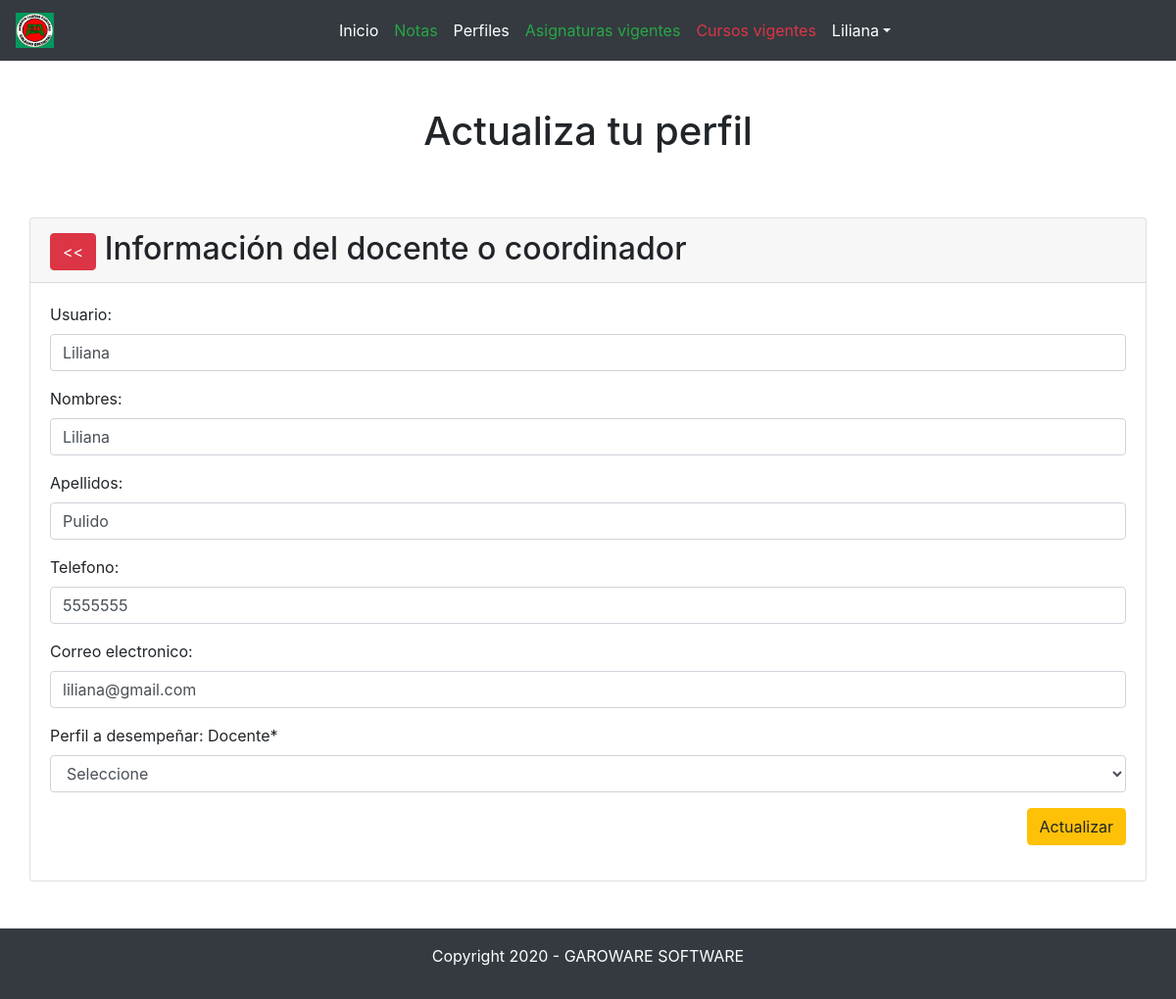
Screenshot of /?controller=teacher&method=edit&id=2 (signed in) with the database file from the repository.
### tables this page shows
CREATE TABLE `docentes` (
  `ID_DOCENTE` int(11) NOT NULL,
  `USUARIO` varchar(20) NOT NULL,
  `CLAVE` varchar(20) NOT NULL,
  `NOMBRES` varchar(100) NOT NULL,
  `APELLIDOS` varchar(100) NOT NULL,
  `TELEFONO` varchar(50) NOT NULL,
  `CORREO` varchar(100) NOT NULL,
  `ESTADO` varchar(20) NOT NULL,
  `ID_PERFIL` int(11) NOT NULL
);

CREATE TABLE `perfil` (
  `ID_PERFIL` int(11) NOT NULL,
  `NOMBRE` varchar(50) NOT NULL
);

### Providers/Conexion.php (called while the page is built, shortened)
<?php
class Conexion extends PDO
{
	public function select($strSql, $arrayData = array(), $fectchMode = PDO::FETCH_OBJ)
	{
    	try {
    		$query = $this->prepare($strSql);
    		foreach ($arrayData as $key => $value)
    			$query->bindParam(":$key" , $value);
    		if (!$query->execute()) {
    			echo "La consulta no se realizo";
    		}else{
    			return $query->fetchAll($fectchMode);
    		}
    	} catch (PDOException $e) {
    		die($e->getMessage());
    	}
	}
}

### Models/Teacher.php (called while the page is built, shortened)
<?php
class Teacher
{
	private $pdo;
	public function __construct()
	{
		try {
			$this->pdo = new Conexion;
		} catch (PDOException $e) {
			die($e->getMessage());
		}
	}
	public function getById($id)
	{
		try {
			$strSql = "SELECT d.*,p.NOMBRE as perfil FROM docentes d
        	INNER JOIN perfil p ON p.ID_PERFIL = d.ID_PERFIL WHERE ID_DOCENTE = :ID_DOCENTE";
			$array = ['ID_DOCENTE' => $id ];
			$query = $this->pdo->select($strSql, $array);
			return $query;
		} catch (PDOException $e) {
			die($e->getMessage());
		}
	}
}

### Views/Teachers/edit.php (the view, shortened to what this page needs)
<main class="container">
	<div class="row">
		<h1 class="col-md-12 d-flex justify-content-center my-5">Actualiza tu perfil</h1>
	</div>
	<section class="row mt-3">
		<div class="card w-100 m-auto">
			<div class="card-header container">
				<h2 class="m-auto">
					<a href="?controller=teacher&method=myProfile" class="btn btn-danger"><<</a>
				    Información del docente o coordinador
			    </h2>
			</div>
			<div class=" card-body w-100">
				<form action="?controller=teacher&method=update" method="POST" class="needs-validation" novalidate>
					<div class="form-group">
						<label>Usuario:</label>
						<input type="text" name="USUARIO" placeholder="Ingrese el usuario(Nombre unico del docente)" class="form-control" value="<?php echo $data[0]->USUARIO?>" required>
					</div>
					<div class="form-group">
						<label>Nombres:</label>
						<input type="text" name="NOMBRES" placeholder="Escribe los nombres del docente" class="form-control" value="<?php echo $data[0]->NOMBRES?>" required>
					</div>
					<div class="form-group">
						<label>Apellidos:</label>
						<input type="text" name="APELLIDOS" placeholder="Escribe los apellidos del docente" class="form-control" value="<?php echo $data[0]->APELLIDOS?>" required>
					</div>
					<div class="form-group">
						<label>Telefono:</label>
						<input type="number" name="TELEFONO" placeholder="Escribe el telefono del docente" class="form-control" value="<?php echo $data[0]->TELEFONO?>" required>
					</div>
					<div class="form-group">
						<label>Correo electronico:</label>
						<input type="email" name="CORREO" placeholder="Escribe el correo del docente" class="form-control" value="<?php echo $data[0]->CORREO?>" required>
					</div>
					<div class="form-group">
						<label>Perfil a desempeñar: <?php echo $data[0]->perfil ?>*</label>
						<select name="ID_PERFIL" class="form-control" required>
							<option value="">Seleccione</option>
						</select>
					</div>
					<div class="form-group text-right">
						<button type="submit" class="btn btn-warning">Actualizar</button>
					</div>
				</form>
			</div>
		</div>
	</section>
</main>

### Views/Layout.php (shortened to what this page needs)
<!DOCTYPE html>
<html lang="es">
<head>
	<link rel="stylesheet" href="Assets/css/bootstrap.min.css">
	<link rel="stylesheet" href="Assets/css/jquery.dataTables.min.css">
</head>
<body>
	<nav class="navbar navbar-expand-lg navbar-dark bg-dark">
	    <a class="navbar-brand" href="index.php">
	    	<img src="Assets/img/escudo.jpg" width="39">
	    </a>
	    <div class="collapse navbar-collapse justify-content-center" id="navbarNav">
		    <ul class="navbar-nav">
		        <li class="nav-item active">
		        	<a class="nav-link text-white" href="index.php">Inicio</a>
		        </li>
		        <li class="nav-item active">
		        	<a class="nav-link text-success" href="?controller=note">Notas</a>
		        </li>
		        <li class="nav-item active">
		        	<a class="nav-link text-white" href="?controller=profile">Perfiles</a>
		        </li>
		        <li class="nav-item active">
		        	<a class="nav-link text-success" href="?controller=asignature">Asignaturas vigentes</a>
		        </li>
		        <li class="nav-item active">
		        	<a class="nav-link text-danger" href="?controller=course">Cursos vigentes</a>
		        </li>
		        <li class="nav-item submenu dropdown">
		        	<a class="nav-link dropdown-toggle text-white" data-toggle="dropdown" role="button" aria-haspopup="true"
                    aria-expanded="false" href="?controller=asignature"><?php echo $_SESSION['user']->NOMBRES ?></a>
		        </li>
		    </ul>
	    </div>
	</nav>
</body>
</html>

### rows the page displays
docentes: NOMBRES "Liliana", USUARIO "Liliana", APELLIDOS "Pulido", TELEFONO "5555555", CORREO "liliana@gmail.com", ID_PERFIL.NOMBRE "Docente"
